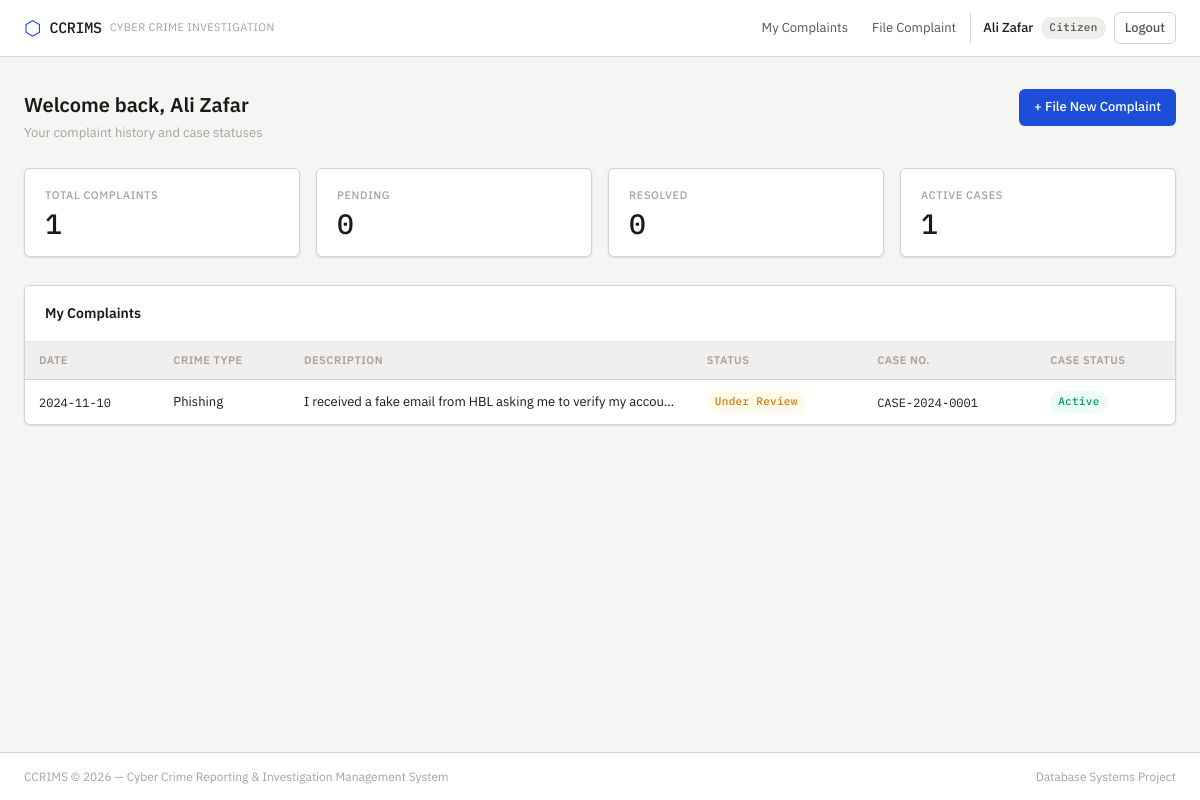
Page /pages/citizen/dashboard.php (signed in) on the committed database.
### tables this page shows
CREATE TABLE COMPLAINT (
    ComplaintID CHAR(36) NOT NULL DEFAULT (UUID()) PRIMARY KEY,
    Description TEXT     NOT NULL,
    LodgeDate   DATE     NOT NULL DEFAULT (CURRENT_DATE),
    Status      ENUM('Pending','Under Review','Resolved','Rejected') NOT NULL DEFAULT 'Pending',
    CitizenID   CHAR(36) NOT NULL,
    CrimeTypeID CHAR(36) NOT NULL,
    FOREIGN KEY (CitizenID)   REFERENCES CITIZEN(CitizenID),
    FOREIGN KEY (CrimeTypeID) REFERENCES CYBER_CRIME_TYPE(CrimeTypeID)
);

CREATE TABLE `CASE` (
    CaseID       CHAR(36)    NOT NULL DEFAULT (UUID()) PRIMARY KEY,
    CaseNumber   VARCHAR(50) NOT NULL UNIQUE,
    Description  TEXT,
    Status       ENUM('Open','Active','Closed','Suspended') NOT NULL DEFAULT 'Open',
    Priority     ENUM('Low','Medium','High','Critical')     NOT NULL DEFAULT 'Medium',
    OpenDate     DATE        NOT NULL DEFAULT (CURRENT_DATE),
    CloseDate    DATE,
    Jurisdiction VARCHAR(150),
    ComplaintID  CHAR(36)    NOT NULL UNIQUE,
    FOREIGN KEY (ComplaintID) REFERENCES COMPLAINT(ComplaintID)
);

CREATE TABLE CYBER_CRIME_TYPE (
    CrimeTypeID CHAR(36)     NOT NULL DEFAULT (UUID()) PRIMARY KEY,
    TypeName    VARCHAR(100) NOT NULL UNIQUE,
    Description TEXT
);

### includes/auth.php (called while the page is built, shortened)
<?php
function currentUser(): array {
    return [
        'id'   => $_SESSION['user_id']   ?? '',
        'name' => $_SESSION['user_name'] ?? '',
        'role' => $_SESSION['user_role'] ?? '',
        'type' => $_SESSION['user_type'] ?? '',
    ];
}

### pages/citizen/dashboard.php (the view, shortened to what this page needs)
<?php
require_once __DIR__ . '/../../includes/auth.php';
$db  = getDB();
$uid = currentUser()['id'];
$complaints = $db->prepare("
    SELECT c.ComplaintID, c.Description, c.LodgeDate, c.Status,
           ct.TypeName,
           ca.CaseNumber, ca.Status AS CaseStatus
    FROM COMPLAINT c
    JOIN CYBER_CRIME_TYPE ct ON ct.CrimeTypeID = c.CrimeTypeID
    LEFT JOIN `CASE` ca ON ca.ComplaintID = c.ComplaintID
    WHERE c.CitizenID = ?
    ORDER BY c.LodgeDate DESC
");
$complaints->execute([$uid]);
$rows = $complaints->fetchAll();
$total    = count($rows);
$pending  = count(array_filter($rows, fn($r) => $r['Status'] === 'Pending'));
$resolved = count(array_filter($rows, fn($r) => $r['Status'] === 'Resolved'));
include __DIR__ . '/../../includes/header.php';
?>
<div class="page-header">
  <div>
    <div class="page-title">Welcome back, <?= htmlspecialchars(currentUser()['name']) ?></div>
    <div class="page-sub">Your complaint history and case statuses</div>
  </div>
  <a href="/ccrims/pages/citizen/complaint_form.php" class="btn">+ File New Complaint</a>
</div>
<div class="stats-grid">
  <div class="stat-card">
    <div class="stat-label">Total Complaints</div>
    <div class="stat-value"><?= $total ?></div>
  </div>
  <div class="stat-card">
    <div class="stat-label">Pending</div>
    <div class="stat-value"><?= $pending ?></div>
  </div>
  <div class="stat-card">
    <div class="stat-label">Resolved</div>
    <div class="stat-value"><?= $resolved ?></div>
  </div>
  <div class="stat-card">
    <div class="stat-label">Active Cases</div>
    <div class="stat-value"><?= count(array_filter($rows, fn($r) => $r['CaseStatus'] === 'Active')) ?></div>
  </div>
</div>
<div class="card">
  <div class="card-header">
    <span class="card-title">My Complaints</span>
  </div>
  <div class="table-wrap">
    <?php if (empty($rows)): ?>
      <div class="empty">
        <div class="empty-icon">📋</div>
        <div class="empty-text">No complaints filed yet. <a href="/ccrims/pages/citizen/complaint_form.php">File your first complaint →</a></div>
      </div>
    <?php else: ?>
    <table>
      <thead>
        <tr>
          <th>Date</th>
          <th>Crime Type</th>
          <th>Description</th>
          <th>Status</th>
          <th>Case No.</th>
          <th>Case Status</th>
        </tr>
      </thead>
      <tbody>
        <?php foreach ($rows as $r): ?>
        <tr>
          <td class="mono"><?= htmlspecialchars($r['LodgeDate']) ?></td>
          <td><?= htmlspecialchars($r['TypeName']) ?></td>
          <td style="max-width:300px;white-space:nowrap;overflow:hidden;text-overflow:ellipsis;"><?= htmlspecialchars($r['Description']) ?></td>
          <td><span class="tag tag-<?= strtolower(str_replace(' ','-',$r['Status'])) ?>"><?= htmlspecialchars($r['Status']) ?></span></td>
          <td class="mono"><?= $r['CaseNumber'] ? htmlspecialchars($r['CaseNumber']) : '<span style="color:var(--text3)">—</span>' ?></td>
          <td><?= $r['CaseStatus'] ? '<span class="tag tag-'.strtolower($r['CaseStatus']).'">'.htmlspecialchars($r['CaseStatus']).'</span>' : '<span style="color:var(--text3)">—</span>' ?></td>
        </tr>
        <?php endforeach; ?>
      </tbody>
    </table>
    <?php endif; ?>
  </div>
</div>
<?php include __DIR__ . '/../../includes/footer.php'; ?>

### includes/header.php (shortened to what this page needs)
<?php
$user = [
    'id'   => $_SESSION['user_id']   ?? '',
    'name' => $_SESSION['user_name'] ?? '',
    'role' => $_SESSION['user_role'] ?? '',
    'type' => $_SESSION['user_type'] ?? '',
];
$isStaff = in_array($user['role'], ['Officer','Analyst','Forensic Expert','Admin']);
?>
<!DOCTYPE html>
<html lang="en">
<head>
<link rel="stylesheet" href="/ccrims/css/main.css">
</head>
<body>
<header class="site-header">
  <div class="header-inner">
    <a href="/ccrims/index.php" class="logo">
      <span class="logo-badge">⬡</span>
      <span class="logo-text">CCRIMS</span>
      <span class="logo-sub">Cyber Crime Investigation</span>
    </a>
    <nav class="main-nav">
      <?php if ($user['id']): ?>
        <?php if (!$isStaff): ?>
          <a href="/ccrims/pages/citizen/dashboard.php">My Complaints</a>
          <a href="/ccrims/pages/citizen/complaint_form.php">File Complaint</a>
        <?php endif; ?>
        <div class="nav-user">
          <span class="nav-user-name"><?= htmlspecialchars($user['name']) ?></span>
          <span class="nav-user-role tag tag-<?= strtolower(str_replace(' ', '-', $user['role'] ?: 'citizen')) ?>">
            <?= $isStaff ? htmlspecialchars($user['role']) : 'Citizen' ?>
          </span>
          <a href="/ccrims/logout.php" class="btn btn-sm btn-outline">Logout</a>
        </div>
      <?php else: ?>
        <a href="/ccrims/index.php" class="btn btn-sm">Login</a>
        <a href="/ccrims/register.php" class="btn btn-sm btn-outline">Register</a>
      <?php endif; ?>
    </nav>
  </div>
</header>
<main class="site-main">

### includes/footer.php
</main>
<footer class="site-footer">
  <div class="footer-inner">
    <span>CCRIMS &copy; <?= date('Y') ?> — Cyber Crime Reporting &amp; Investigation Management System</span>
    <span class="footer-note">Database Systems Project</span>
  </div>
</footer>
</body>
</html>

### rows in the picture
complaint: Status "0", case.Status "1", LodgeDate "2024-11-10", CrimeTypeID.TypeName "Phishing", Description "I received a fake email from HBL asking me to verify my accou…", Status "Under Review", case.CaseNumber "CASE-2024-0001", case.Status "Active"

### other values in the picture
$user['name'] "Ali Zafar"
currentUser()['name'] "Ali Zafar"
$total "1"
